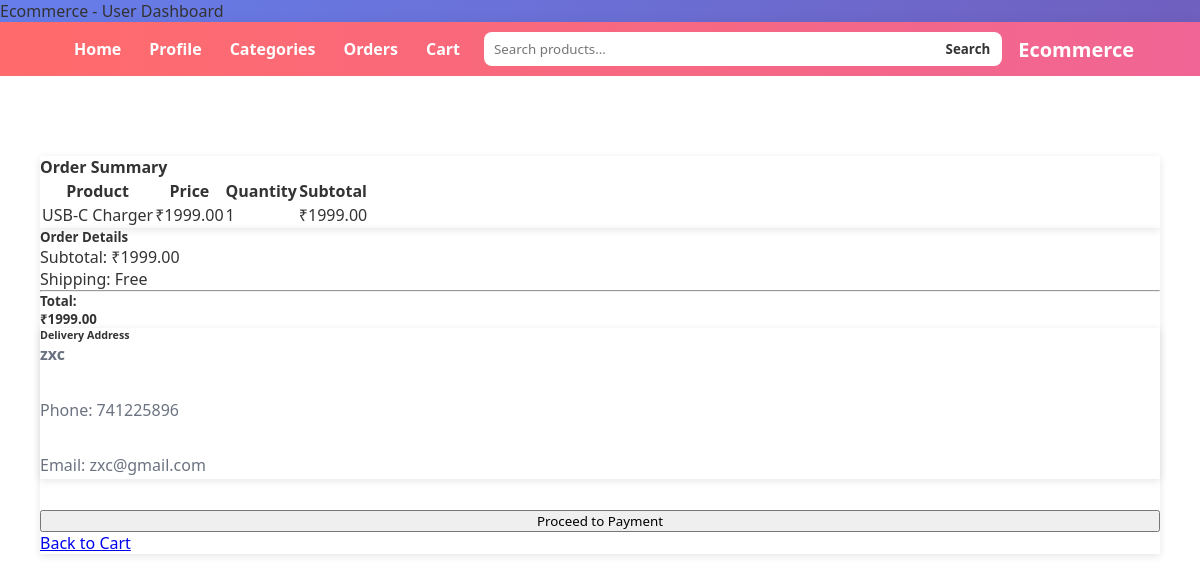
Screenshot of /user/checkout (signed in) with the database file from the repository.
### tables this page shows
CREATE TABLE cart (
        cart_id INTEGER PRIMARY KEY AUTOINCREMENT,
        user_id INTEGER NOT NULL,
        product_id INTEGER NOT NULL,
        product_name TEXT NOT NULL,
        product_price REAL NOT NULL,
        quantity INTEGER NOT NULL DEFAULT 1,
        image_url TEXT,
        created_at TEXT DEFAULT (datetime('now')),
        updated_at TEXT DEFAULT (datetime('now')),
        FOREIGN KEY (user_id) REFERENCES users(userid),
        FOREIGN KEY (product_id) REFERENCES products(productid),
        UNIQUE(user_id, product_id)
    );

CREATE TABLE users (
        userid INTEGER PRIMARY KEY AUTOINCREMENT,
        name TEXT NOT NULL,
        email TEXT NOT NULL UNIQUE,
        phone_number TEXT UNIQUE,
        password TEXT NOT NULL,
        profile_image TEXT,
        role TEXT DEFAULT 'user',
        status INTEGER DEFAULT 1,
        created_at TEXT DEFAULT (datetime('now')),
        updated_at TEXT DEFAULT (datetime('now'))
    );

### app.py (the view, shortened to what this page needs)
@app.route('/user/checkout', methods=['GET', 'POST'])
@token_required(role='user')
def checkout():
    user = getUserByToken()
    if not user:
        return redirect(url_for('login'))
    user_id = user.get('userid')
    cart_items = get_cart_items_for_checkout(user_id)
    cart_total = get_cart_total_amount(user_id)
    if not cart_items:
        flash('Your cart is empty', 'warning')
        return redirect(url_for('user_cart'))
    return render_template(
        'user/checkout.html',
        cart_items=cart_items,
        cart_total=cart_total,
        user=user
    )

### app.py (called while the page is built)
def token_required(role=None):
    def wrapper(f):
        @wraps(f)
        def decorated(*args, **kwargs):
            token = request.cookies.get('token')
            if not token:
                return redirect(url_for('login'))
            try:
                data = jwt.decode(
                    token,
                    app.config['SECRET_KEY'],
                    algorithms=["HS256"]
                )
            except jwt.ExpiredSignatureError:
                return redirect(url_for('login'))
            except jwt.InvalidTokenError:
                return redirect(url_for('login'))
            if role and data['role'] != role:
                return "Unauthorized access"
            return f(*args, **kwargs)
        return decorated
    return wrapper

def getUserByToken():
    token = request.cookies.get('token')
    if not token:
        return None
    try:
        data = jwt.decode(
            token,
            app.config['SECRET_KEY'],
            algorithms=["HS256"]
        )
        userid = data.get('userid')
        role = data.get('role')
        user = getUserDetailsByID(userid=userid)
        return user
    except jwt.ExpiredSignatureError:
        return None
    except jwt.InvalidTokenError:
        return None

### database/connection.py (called while the page is built)
def databaseConfig():
    db_path = Path(__file__).resolve().parent / 'carting.db'
    db_path.parent.mkdir(parents=True, exist_ok=True)
    connection = sqlite3.connect(str(db_path), check_same_thread=False)
    connection.row_factory = sqlite3.Row  # Enable dict-like row access
    connection.execute('PRAGMA foreign_keys = ON')
    return connection

### database/payment_utility.py (called while the page is built)
def get_cart_items_for_checkout(user_id: int):
    db = databaseConfig()
    cursor = db.cursor()
    query = """
        SELECT cart_id, product_id, product_name, product_price, quantity, image_url
        FROM cart
        WHERE user_id = ?
    """
    cursor.execute(query, (user_id,))
    items = cursor.fetchall()
    cursor.close()
    db.close()
    return [dict(item) for item in items]

def get_cart_total_amount(user_id: int):
    db = databaseConfig()
    cursor = db.cursor()
    query = """
        SELECT SUM(product_price * quantity) as total
        FROM cart
        WHERE user_id = ?
    """
    cursor.execute(query, (user_id,))
    result = cursor.fetchone()
    cursor.close()
    db.close()
    total = result[0] if result and result[0] else 0
    return float(total)

### templates/user/checkout.html (shortened to what this page needs)
{% extends "user/user.html" %}
{% block content %}
<div class="container mt-5">
    <div class="row">
        <div class="col-md-8">
            <div class="card">
                <div class="card-header bg-primary text-white">
                    <h4 class="mb-0">Order Summary</h4>
                </div>
                <div class="card-body">
                    <table class="table table-striped">
                        <thead class="table-dark">
                            <tr>
                                <th>Product</th>
                                <th>Price</th>
                                <th>Quantity</th>
                                <th>Subtotal</th>
                            </tr>
                        </thead>
                        <tbody>
                            {% for item in cart_items %}
                            <tr>
                                <td>{{ item['product_name'] }}</td>
                                <td>₹{{ "%.2f"|format(item['product_price']) }}</td>
                                <td>{{ item['quantity'] }}</td>
                                <td>₹{{ "%.2f"|format(item['product_price'] * item['quantity']) }}</td>
                            </tr>
                            {% endfor %}
                        </tbody>
                    </table>
                </div>
            </div>
        </div>
        <div class="col-md-4">
            <div class="card">
                <div class="card-header bg-success text-white">
                    <h5 class="mb-0">Order Details</h5>
                </div>
                <div class="card-body">
                    <div class="d-flex justify-content-between mb-2">
                        <span>Subtotal:</span>
                        <span>₹{{ "%.2f"|format(cart_total) }}</span>
                    </div>
                    <div class="d-flex justify-content-between mb-2">
                        <span>Shipping:</span>
                        <span class="text-success">Free</span>
                    </div>
                    <hr>
                    <div class="d-flex justify-content-between mb-3">
                        <h5>Total:</h5>
                        <h5 class="text-success">₹{{ "%.2f"|format(cart_total) }}</h5>
                    </div>
                    <div class="card mb-3">
                        <div class="card-header">
                            <h6 class="mb-0">Delivery Address</h6>
                        </div>
                        <div class="card-body">
                            <p class="mb-1"><strong>{{ user['name'] }}</strong></p>
                            <p class="mb-1">Phone: {{ user['phone_number'] }}</p>
                            <p class="mb-0">Email: {{ user['email'] }}</p>
                        </div>
                    </div>
                    <form method="POST" id="checkoutForm">
                        <button type="submit" class="btn btn-primary btn-block w-100">
                             Proceed to Payment
                        </button>
                    </form>
                    <a href="{{ url_for('user_cart') }}" class="btn btn-secondary btn-block w-100 mt-2">
                         Back to Cart
                    </a>
                </div>
            </div>
        </div>
    </div>
</div>
{% endblock %}

### static/css/user_users.css (style rules this page uses)
* { margin: 0; padding: 0; box-sizing: border-box; font-family: "Segoe UI", Tahoma, Geneva, Verdana, sans-serif; }
body { background: linear-gradient(135deg, #667eea 0%, #764ba2 100%); color: #333; min-height: 100vh; }
.content p { margin-bottom: 30px; color: #6b7280; font-size: 16px; line-height: 1.6; }

### templates/user/checkout.html (style rules this page uses)
.container { margin-top: 40px; margin-bottom: 40px; }
.card { box-shadow: 0 2px 8px rgba(0,0,0,0.1); border: none; }
.btn-block { width: 100%; }

### rows the page displays
cart: product_name "USB-C Charger", product_price "1999.00", quantity "1", item['product_price']*item['quantity'] "1999.00"
users: name "zxc", phone_number "741225896", email "zxc@gmail.com"

### other values shown
{{ "%.2f"|format(cart_total) }} "1999.00"
